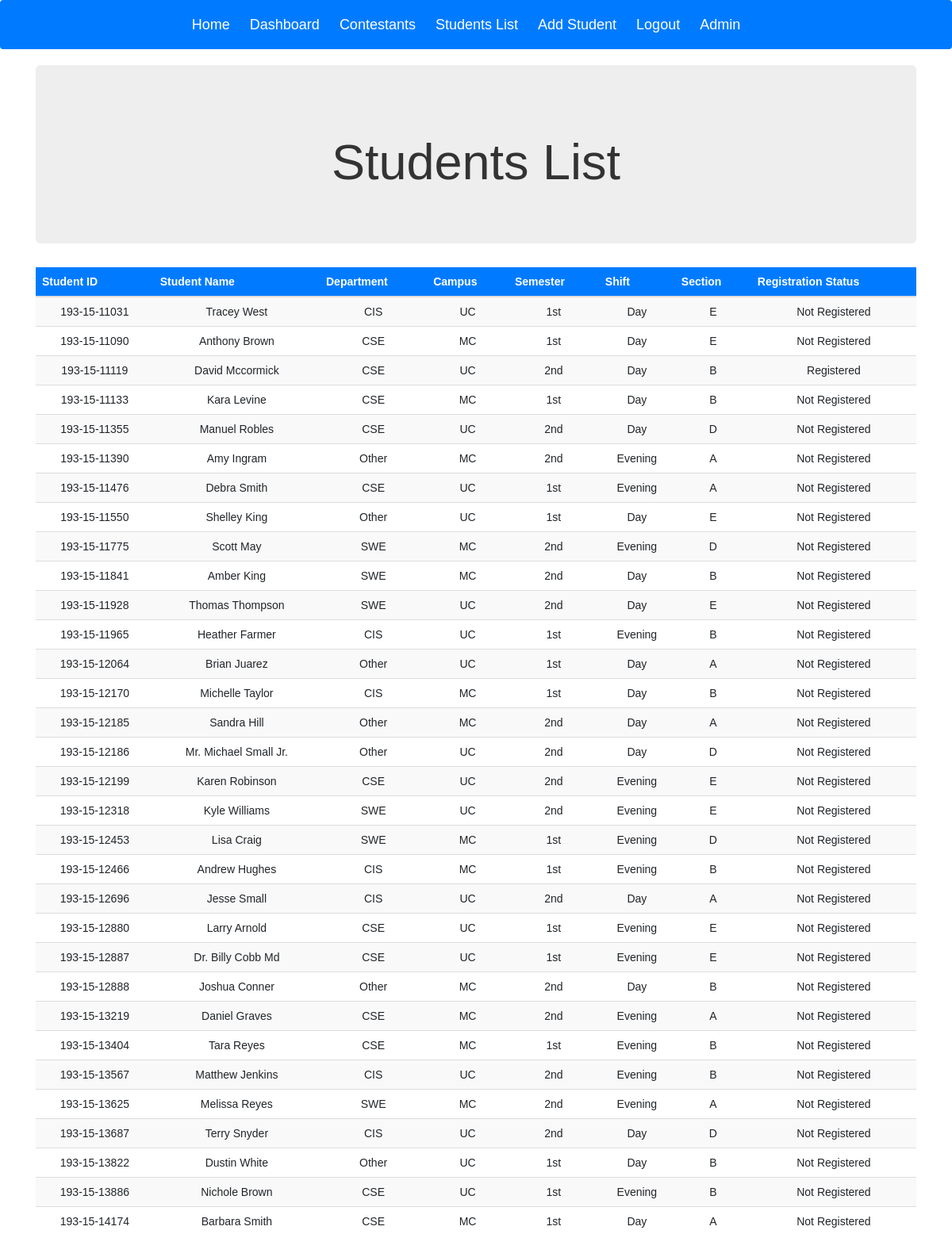
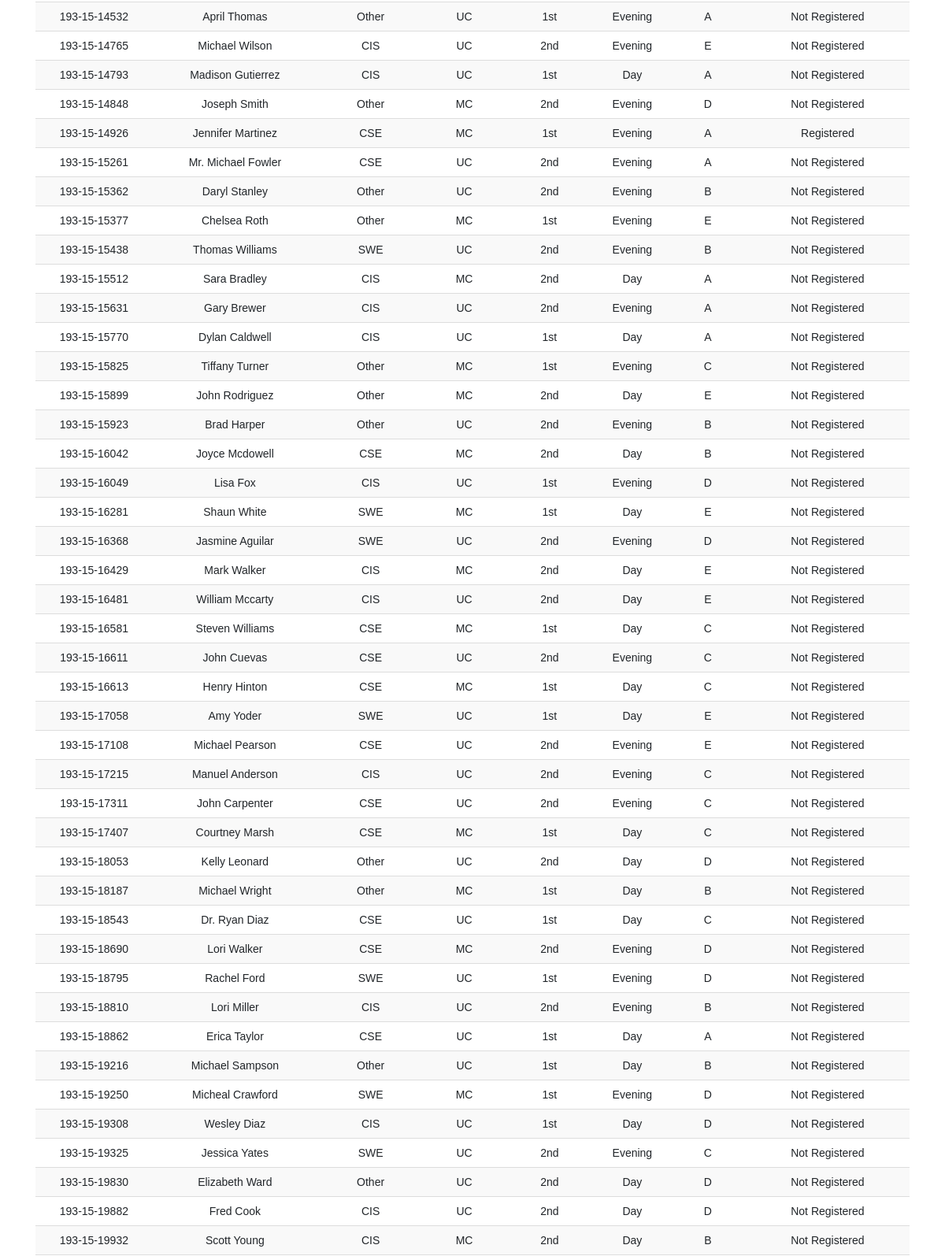
The app's page /Registration/students/ (signed in, upper part), older data (2 pictures, top to bottom).
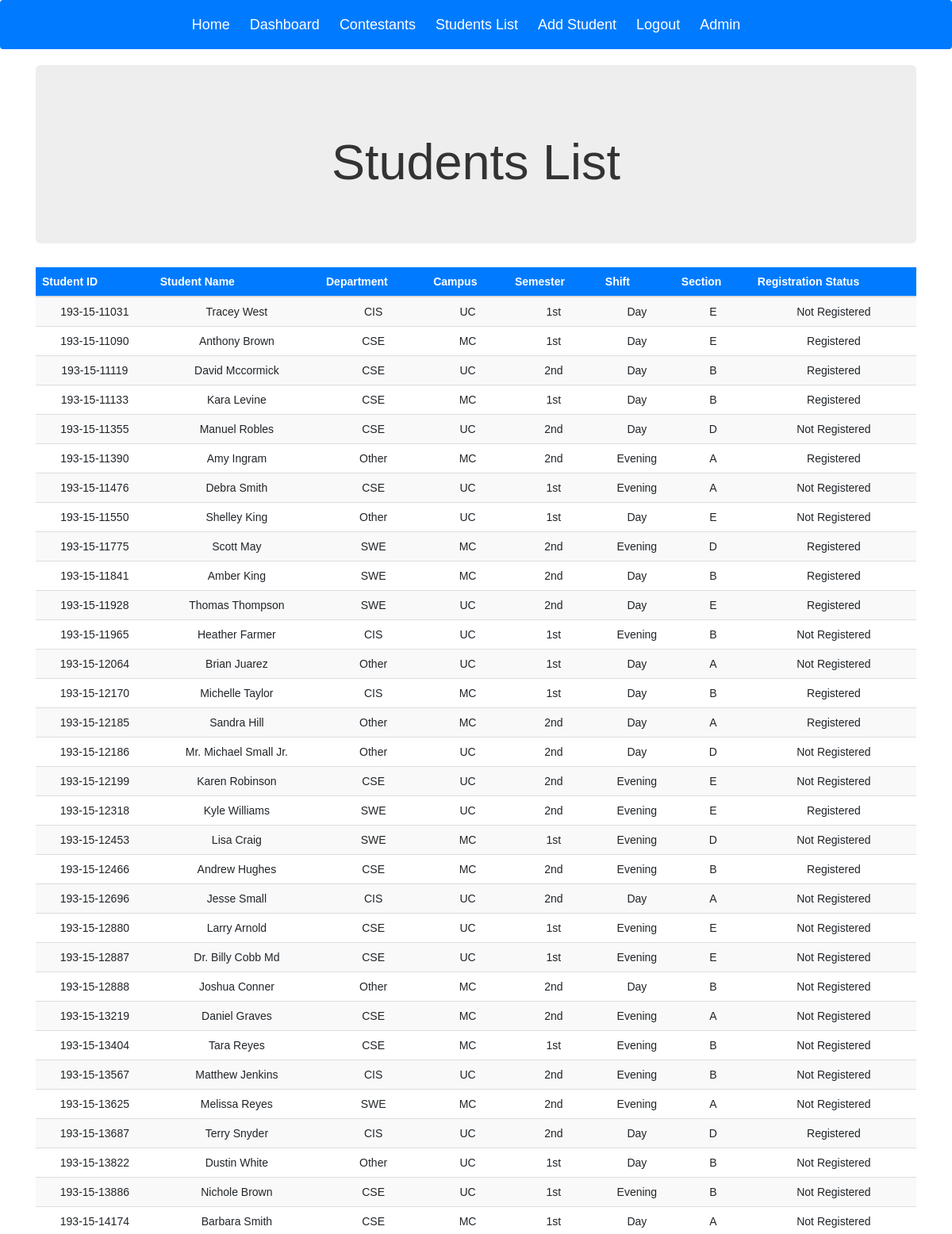
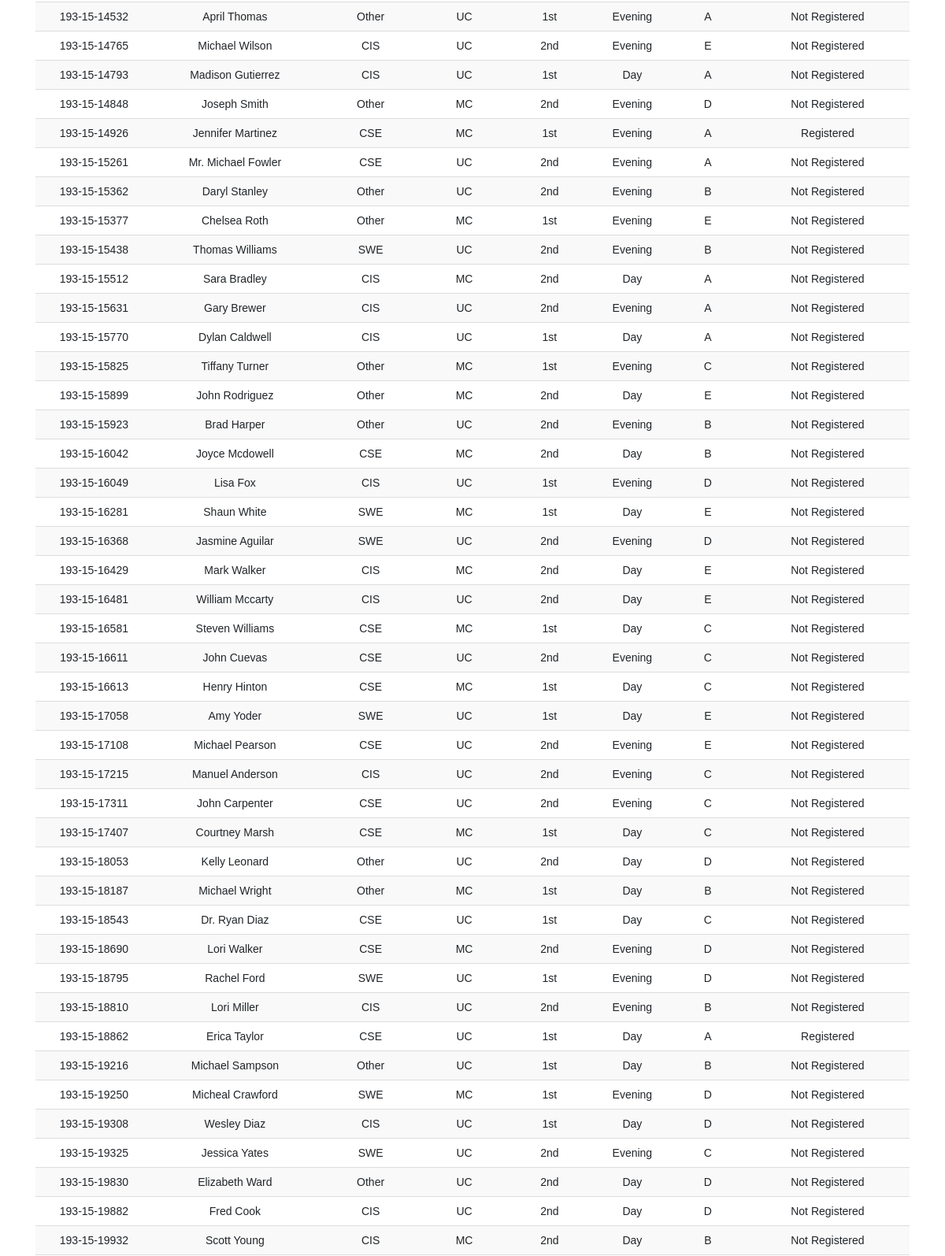
The same page, newer data (2 pictures, top to bottom).
### Registration/models.py (models this page shows, shortened)
class Student(models.Model):
    dept = (
        ('CSE', "CSE"),
        ('SWE', 'SWE'),
        ('CIS', 'CIS'),
        ('Other', 'Other'),
    )
    camp = (
        ('MC', 'MC'),
        ('UC', 'UC'),
    )
    sem = (
        ('1st', '1st'),
        ('2nd', '2nd'),
    )
    shft = (
        ('Day', 'Day'),
        ('Evening', 'Evening'),
    )
    sec = (
        ('A', 'A'),
        ('B', 'B'),
        ('C', 'C'),
        ('D', 'D'),
        ('E', 'E'),
    )
    ID = models.CharField(max_length=20, unique=True, primary_key=True)
    Name = models.CharField(max_length=50)
    Department = models.CharField(max_length=10, choices=dept, default='CSE')
    Campus = models.CharField(max_length=10, choices=camp, default='MC')
    Semester = models.CharField(max_length=10, choices=sem, default='1st')
    Shift = models.CharField(max_length=10, choices=shft, default='Day')
    Section = models.CharField(max_length=10, choices=sec)
    Status = models.BooleanField(default=False)

### Registration/views.py (the view)
@login_required
def list(request):
    if request.user.is_superuser == 0:
        return HttpResponseRedirect(reverse('home'))
    student_list = Student.objects.order_by('ID')
    dict = {'table': student_list}
    return render(request, 'Registration/list.html', context=dict)

### templates/Registration/list.html
 {% extends "Registration/base.html" %}
 {% load static %}
  {% block body_block %}
    <div class="container">
      <div class="jumbotron">
        <h1>Students List</h1>
      </div>
    </div>
    <div class="container">
      <div class="table-responsive">
      {% if table %}
        <table class = "table table-striped table-hover">
          <thead class= "thead-primary">
            <th scope="col">Student ID</th>
            <th scope="col"> Student Name</th>
            <th scope="col">Department</th>
            <th scope="col">Campus</th>
            <th scope="col">Semester</th>
            <th scope="col">Shift</th>
            <th scope="col">Section</th>
            <th scope="col">Registration Status</th>
          </thead>
          {% for st in table %}
            <tr>
              <td>{{ st.ID }}</td>
              <td>{{ st.Name|title }}</td>
              <td>{{ st.Department }}</td>
              <td>{{ st.Campus }}</td>
              <td>{{ st.Semester }}</td>
              <td>{{ st.Shift }}</td>
              <td>{{ st.Section }}</td>
              {% if st.Status == True %}
                <td>Registered</td>
              {% else %}
                <td>Not Registered</td>
              {% endif %}
            </tr>
          {% endfor %}
        </table>
        {% else %}
          <h2>No Students Yet </h2>
        {% endif %}
    </div>
    </div>
 {% endblock %}

Row changes from the older to the newer data that the page shows:
changed Student "Anthony Brown": Status "Not Registered" → "Registered"
changed Student "Kara Levine": Status "Not Registered" → "Registered"
changed Student "Amy Ingram": Status "Not Registered" → "Registered"
changed Student "Scott May": Status "Not Registered" → "Registered"
changed Student "Amber King": Status "Not Registered" → "Registered"
changed Student "Thomas Thompson": Status "Not Registered" → "Registered"
changed Student "Michelle Taylor": Status "Not Registered" → "Registered"
changed Student "Sandra Hill": Status "Not Registered" → "Registered"
changed Student "Kyle Williams": Status "Not Registered" → "Registered"
changed Student "Andrew Hughes": Department "CIS" → "CSE"; Semester "1st" → "2nd"; Status "Not Registered" → "Registered"
changed Student "Terry Snyder": Status "Not Registered" → "Registered"
changed Student "Erica Taylor": Status "Not Registered" → "Registered"
